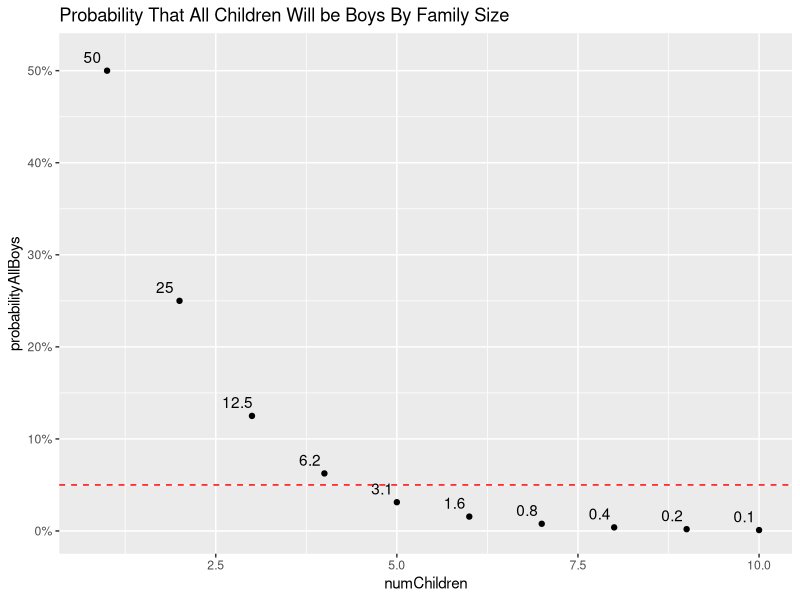
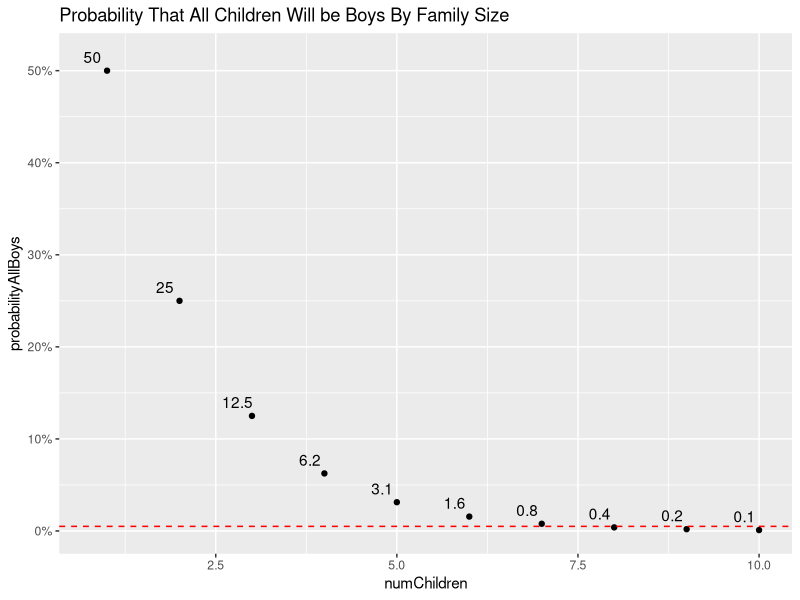

Generate these figures, in order, with R:
## ---- chunk 1
library(tidyverse)
data_frame(numChildren = 1:10) %>%
  mutate(probabilityAllBoys = 0.5^numChildren) %>%
  ggplot(aes(numChildren,probabilityAllBoys)) +
  geom_point() + 
  geom_text(aes(label = round(probabilityAllBoys,3)*100),nudge_y = .015,nudge_x = -0.2) + 
  geom_hline(yintercept=.05, linetype="dashed", color = "red") + 
  scale_y_continuous(labels = scales::percent) + 
  ggtitle("Probability That All Children Will be Boys By Family Size")
## ---- chunk 2
set.seed(1)
numberOfChildren = 5
probabilityOfboy = 0.5

oneFamily = sample(c(0,1),numberOfChildren,probabilityOfboy) #simulate one family
oneFamily
## ---- chunk 3
sum(oneFamily)
## ---- chunk 4
set.seed(1)
numberOfChildren =5
numberOfFamilies = 1
probabilityOfBoy = 0.5
rbinom(n=numberOfFamilies, size = numberOfChildren, prob = probabilityOfBoy)
## ---- chunk 5
set.seed(1)
numberOfChildren =5
numberOfFamilies = 10000
probabilityOfBoy = 0.5
tenkFamilies = rbinom(n=numberOfFamilies, size = numberOfChildren, prob = probabilityOfBoy)
print(paste0("First Family: ", tenkFamilies[1], " Boys, 5010th Family: ", tenkFamilies[5010]," Boys"))
## ---- chunk 6
mean(tenkFamilies == 5)
## ---- chunk 7
library(tidyverse)
data_frame(numChildren = 1:10) %>%
  mutate(probabilityAllBoys = 0.5^numChildren) %>%
  ggplot(aes(numChildren,probabilityAllBoys)) +
  geom_point() + 
  geom_text(aes(label = round(probabilityAllBoys,3)*100),nudge_y = .015,nudge_x = -0.2) + 
  geom_hline(yintercept=.005, linetype="dashed", color = "red") + 
  scale_y_continuous(labels = scales::percent) + 
  ggtitle("Probability That All Children Will be Boys By Family Size")
